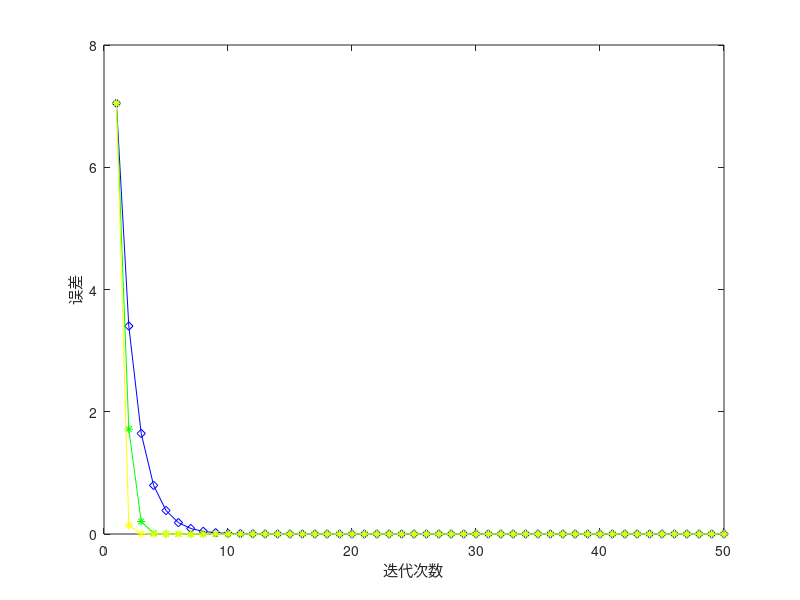

The MATLAB source for this figure:
%-----------iterative_method----------------------------%

clear
clc
A=rand(50);
n=size(A,1);
A=A'+A+100*eye(n);

b=rand(n,1);

% A=ones(3);A(1,2)=2; A(1,3)=-2;
% A(3,1)=2; A(3,2)=2;
% n=size(A,1);
% b=rand(n,1);

% A=ones(3);
% A(1,1)=2; A(1,2)=-1; A(3,3)=-2;
% n=size(A,1);
% b=rand(n,1);

% load('A.mat');
% load('b.mat');
% n=size(A,1);

D=diag(diag(A));
AA=A;
U=D-triu(A);
xx=A\b;
%---------jacobi---------------
M=D\(D-A);
max(abs(eig(M)))
g=D\b;
x=ones(n,1);
 p=50;
e=zeros(p,1);
k=1;
e(1)=norm(x-xx);
while k<p && norm(x-xx)>1e-8
    k=k+1;
    x=M*x+g;
    e(k)=norm(x-xx);
end
plot(e,'bd-');
 hold on;
% 
% ---------------------Gauss Seidel------------
A=AA;
M=(A+U)\U;
max(abs(eig(M)))
g=(A+U)\b;
x=ones(n,1);
e=zeros(p,1);
k=1;
e(1)=norm(x-xx);
 while k<p && norm(x-xx)>1e-8
    k=k+1;
    x=M*x+g;
    e(k)=norm(x-xx);
end
plot(e,'g*-');
xlabel('迭代次数');
ylabel('误差');
hold on;
%--------------CG-------------------------
A=AA;
N=50;
x=ones(n,1);
e=zeros(N,1);
k=0; r=b-A*x;
d=r'*r;
d0=0;
while k<N && norm(x-xx)>1e-8
    k=k+1;
    if k==1
        p=r;
    else
        beta=d/d0; p=r+beta*p;
    end
    e(k)=norm(x-xx);
    w=A*p; a=d/(p'*w); x=x+a*p;
    r=r-a*w; d0=d; d=r'*r;
end
plot(e,'y*-');

